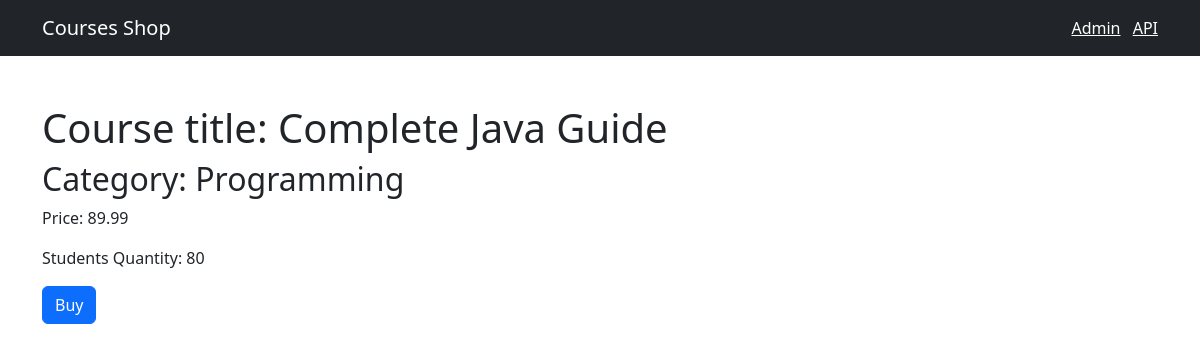
/2, run on the app's committed database.
### shop/models.py (models this page shows, shortened)
class Course(models.Model):  # Model for a Course
    title = models.CharField(max_length=300)
    price = models.FloatField()
    students_qty = models.IntegerField()
    reviews_qty = models.IntegerField()
    category = models.ForeignKey(Category, on_delete=models.CASCADE)
    created_at = models.DateTimeField(default=timezone.now)

class Category(models.Model):   # Model for a Category
    title = models.CharField(max_length=255)
    created_at = models.DateTimeField(default=timezone.now)
    def __str__(self):
        return self.title  # returns the name of the title

### shop/views.py (the view)
# urls.py: path('<int:course_id>', views.single_course, name='single_course')
def single_course(request, course_id):
    course = get_object_or_404(Course, pk=course_id)
    return render(request, 'shop/single_course.html', {'course': course})

### templates/shop/single_course.html (shortened to what this page needs)
{% extends "base.html" %}
{%block content %}
<h1 class="mt-5">Course title: {{course.title}}</h1>
<h2>Category: {{course.category}}</h2>
<p>Price: {{course.price}}</p>
<p>Students Quantity: {{course.students_qty}}</p>
<button class="btn btn-primary">Buy</button>
{% endblock %}

### data on the page
Course: title "Complete Java Guide", category "Programming", price "89.99", students_qty "80"
